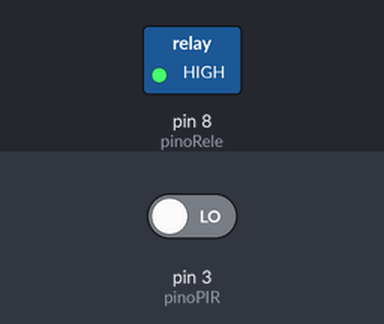
The sketch below on a simulated Arduino Uno, built with avr-gcc and run on an emulated ATmega328P. Shown: switched loads named in the sketch (green lamp = pin HIGH). The test bench sets the inputs (shaded band); at power-on: pin 3 (pinoPIR) LOW.

Above: at 1.2 s.
1.3 s: pin 3 (pinoPIR) driven HIGH
At 1.6 s:
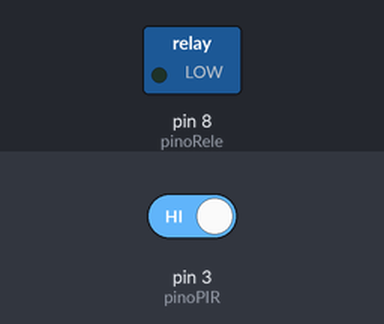
2.8 s: pin 3 (pinoPIR) driven LOW
At 3.9 s:
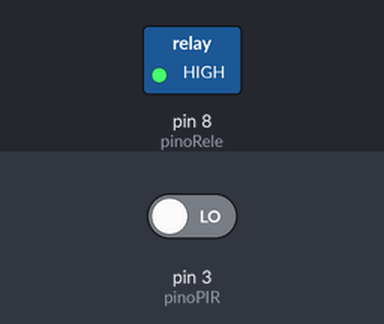
Timing chart, 0 to 5.8 s (numbered marks = the images above; inputs shaded):
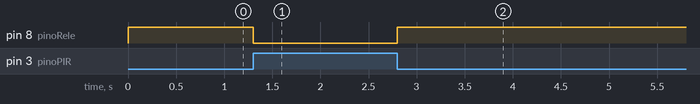

Measured:
- after the input at 1.3 s, pin 8 (pinoRele): HIGH → LOW at once
- after the input at 2.8 s, pin 8 (pinoRele): LOW → HIGH at once

The sketch:

exemplo_sensor_pir_rele.ino
```cpp
const int pinoPIR = 3; //PINO DIGITAL UTILIZADO PELO SENSOR DE PRESENÇA
const int pinoRele = 8; //PINO DIGITAL UTILIZADO PELO MÓDULO RELÉ

void setup(){
  pinMode(pinoPIR, INPUT); //DEFINE A PORTA COMO ENTRADA
  pinMode(pinoRele, OUTPUT); //DEFINE A PORTA COMO SAÍDA
  digitalWrite(pinoRele, HIGH); //MÓDULO RELÉ INICIA DESLIGADO
}
void loop(){
 if(digitalRead(pinoPIR) == HIGH){ //SE A LEITURA DO PINO FOR IGUAL A HIGH, FAZ
    digitalWrite(pinoRele, LOW); //ENERGIZA O PINO 8 E O RELÉ ATIVA, CONSEQUENTEMENTE A LÂMPADA ACENDE
 }else{
    digitalWrite(pinoRele, HIGH); //ENERGIZA O PINO 8 E O RELÉ DESATIVA, CONSEQUENTEMENTE A LÂMPADA APAGA
 }
}
```
